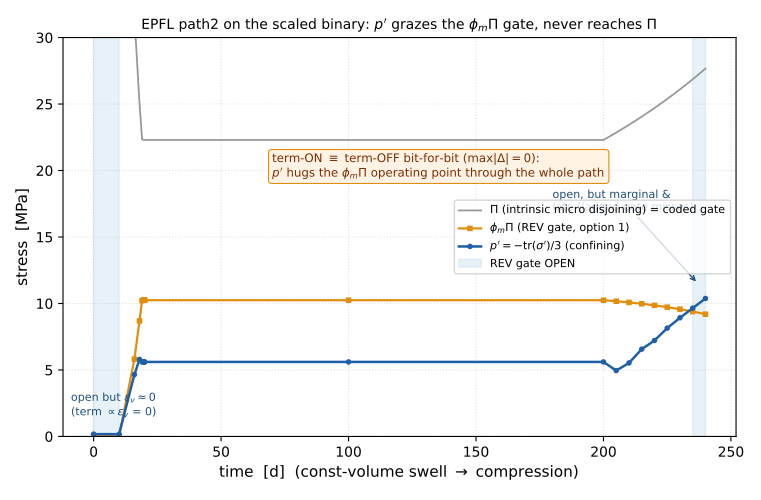

Write Python code to recreate this figure.
#!/usr/bin/env python3
"""
EPFL path2 (P2-1) on the SCALED (p'>=phi_m*Pi) Maxwell binary: the gate trajectory.
Shows why the rescaled term still does not bite -- p' hugs the phi_m*Pi operating
point (open only at the strain-free start and a marginal endpoint), far below the
intrinsic Pi. term-ON == term-OFF bit-for-bit (max|Δ|=0 over all fields/steps).
"""
import glob, os, re
import numpy as np, meshio
import matplotlib; matplotlib.use("Agg")
import matplotlib.pyplot as plt

ROOT = os.path.dirname(os.path.dirname(os.path.abspath(__file__)))
run = os.path.join(ROOT, "results", "run_beacon_t33_path2_P2-1_dsm_mcc")
def tkey(f):
    m = re.search(r"_t_([0-9.]+)\.vtu", f); return float(m.group(1)) if m else -1
fs = sorted(glob.glob(run + "/*.vtu"), key=tkey)
t, pconf, gate, Pi = [], [], [], []
for f in fs:
    m = meshio.read(f); pd = m.point_data; sig = np.asarray(pd["sigma"])
    t.append(tkey(f) / 86400.0)
    pconf.append(float((-(sig[:, 0] + sig[:, 1] + sig[:, 2]) / 3).mean() / 1e6))
    mp = float(np.asarray(pd["micro_pressure"]).mean() / 1e6)
    phiM = float(np.asarray(pd["micro_porosity"]).mean())
    gate.append(phiM * mp); Pi.append(mp)
t = np.array(t); pconf = np.array(pconf); gate = np.array(gate); Pi = np.array(Pi)

fig, ax = plt.subplots(figsize=(7.6, 5.0))
ax.plot(t, Pi, "-", color="#999999", lw=1.3, label=r"$\Pi$ (intrinsic micro disjoining) = coded gate")
ax.plot(t, gate, "-s", color="#e08e0b", ms=3, lw=1.6, label=r"$\phi_m\Pi$ (REV gate, option 1)")
ax.plot(t, pconf, "-o", color="#1f5fa8", ms=3, lw=1.8, label=r"$p'=-\mathrm{tr}(\sigma')/3$ (confining)")
# shade where the REV gate is open
op = pconf >= gate
ax.fill_between(t, 0, 1, where=op, transform=ax.get_xaxis_transform(),
                color="#5fa8d3", alpha=0.15, label="REV gate OPEN")
ax.annotate("open but $\\varepsilon_v\\approx0$\n(term $\\propto\\varepsilon_v$ = 0)",
            xy=(8, 1.5), fontsize=8, color="#1f4e79", ha="center")
ax.annotate("open, but marginal &\nlate (lagged gate misses)",
            xy=(237, 11.5), xytext=(180, 17), fontsize=8, color="#1f4e79",
            arrowprops=dict(arrowstyle="->", color="#1f4e79", lw=1.0))
ax.text(70, 19.5,
        "term-ON $\\equiv$ term-OFF bit-for-bit (max$|\\Delta|=0$):\n"
        "$p'$ hugs the $\\phi_m\\Pi$ operating point through the whole path",
        fontsize=8.5, color="#7a2d00",
        bbox=dict(boxstyle="round,pad=0.3", fc="#fff3e6", ec="#e08e0b", lw=0.8))
ax.set_xlabel("time  [d]  (const-volume swell $\\to$ compression)", fontsize=11)
ax.set_ylabel("stress  [MPa]", fontsize=11)
ax.set_ylim(0, 30)
ax.set_title("EPFL path2 on the scaled binary: $p'$ grazes the $\\phi_m\\Pi$ gate, never reaches $\\Pi$",
             fontsize=10)
ax.grid(True, ls=":", alpha=0.4); ax.legend(fontsize=8, loc="center right")
fig.tight_layout()
out = os.path.join(ROOT, "figures", "gate_trajectory_path2.png")
fig.savefig(out, dpi=150); fig.savefig(out.replace(".png", ".pdf"))
print("wrote", out)
print(f"p' range [{pconf.min():.2f},{pconf.max():.2f}] | phi_m*Pi range [{gate.min():.2f},{gate.max():.2f}] | Pi range [{Pi.min():.1f},{Pi.max():.1f}]")
print(f"REV-gate-open steps: {int(op.sum())}/{len(op)} (start ε_v≈0; end marginal)")
